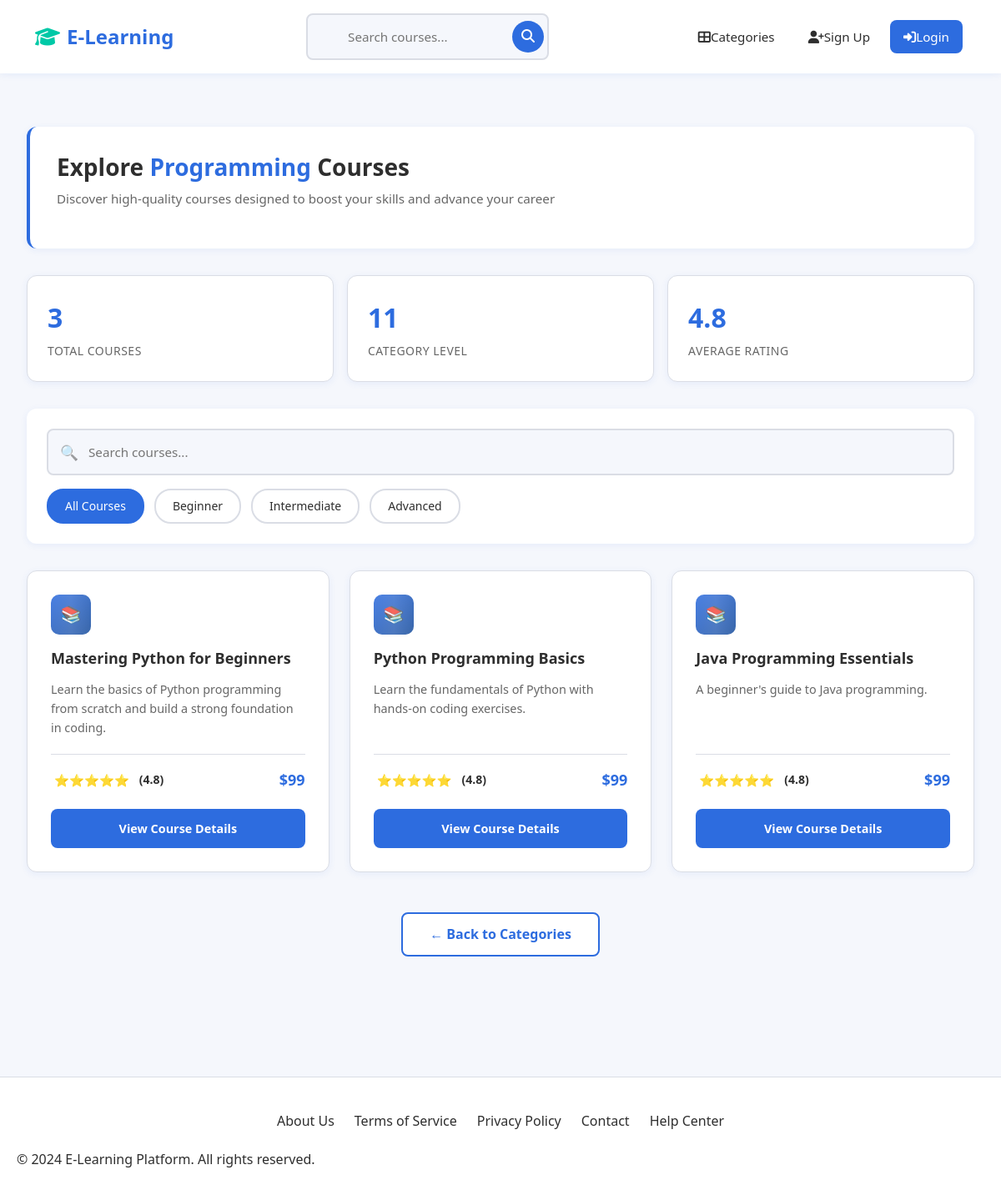
The page /categories/1/ on the database its author committed.
### catalog/models.py (models this page shows, shortened)
class Category(models.Model):
    name = models.CharField(max_length=100)

class Course(models.Model):
    LEVEL_CHOICES = [
        ('Beginner', 'Beginner'),
        ('Intermediate', 'Intermediate'),
        ('Advanced', 'Advanced'),
    ]
    DURATION_CHOICES = [
        ('4 weeks', '4 weeks'),
        ('8 weeks', '8 weeks'),
        ('12 weeks', '12 weeks'),
        ('16 weeks', '16 weeks'),
        ('20 weeks', '20 weeks'),
    ]
    title = models.CharField(max_length=200)
    description = models.TextField()
    instructor = models.ForeignKey(User, on_delete=models.CASCADE)
    category = models.ForeignKey(Category, related_name='courses', on_delete=models.CASCADE)
    skills = models.CharField(max_length=500, blank=True)
    duration = models.CharField(
        max_length=20,
        choices=DURATION_CHOICES,
        default='4 weeks'
    )
    level = models.CharField(max_length=20, choices=LEVEL_CHOICES, default='Beginner')
    price = models.DecimalField(max_digits=6, decimal_places=2, null=True, blank=True)
    rating = models.FloatField(default=4.8)
    created_at = models.DateTimeField(auto_now_add=True)

### catalog/views.py (the view)
# urls.py: path('categories/<int:category_id>/', views.category_courses, name='category_courses'),
def category_courses(request, category_id):
    category = get_object_or_404(Category, pk=category_id)
    courses = Course.objects.filter(category=category)
    course_count = category.courses.count()
    return render(request, 'catalog/category_courses.html', {
        'category': category,
        'courses': courses,
        'course_count': course_count,
    })

### catalog/templates/catalog/category_courses.html (shortened to what this page needs)
{% extends 'catalog/base.html' %}
{% block content %}
<div class="main-container">
    <div class="page-header">
        <h1 class="page-title">
            Explore <span class="category-name">{{ category.name }}</span> Courses
        </h1>
        <p class="page-subtitle">
            Discover high-quality courses designed to boost your skills and advance your career
        </p>
    </div>
    <div class="stats-section">
        <div class="stats-item">
            <span class="stats-number">{{ courses.count }}</span>
            <div class="stats-label">Total Courses</div>
        </div>
        <div class="stats-item">
            <span class="stats-number">{{ category.name|length }}</span>
            <div class="stats-label">Category Level</div>
        </div>
        <div class="stats-item">
            <span class="stats-number">4.8</span>
            <div class="stats-label">Average Rating</div>
        </div>
    </div>
    <div class="search-filter-section">
        <div class="search-box">
            <span class="search-icon">🔍</span>
            <input type="text" class="search-input" placeholder="Search courses..." id="searchInput">
        </div>
        <div class="filter-buttons">
            <button class="filter-btn active" data-filter="all">All Courses</button>
            <button class="filter-btn" data-filter="beginner">Beginner</button>
            <button class="filter-btn" data-filter="intermediate">Intermediate</button>
            <button class="filter-btn" data-filter="advanced">Advanced</button>
        </div>
    </div>
    {% if courses %}
    <div class="courses-grid">
        <div class="courses-container" id="coursesContainer">
            {% for course in courses %}
            <div class="course-item" data-level="beginner">
                <div class="course-card">
                    <div class="course-card-body">
                        <div class="course-icon">📚</div>
                        <h5 class="course-title">{{ course.title }}</h5>
                        <p class="course-description">
                            {{ course.description|default:"Comprehensive course covering essential concepts and practical applications." }}
                        </p>
                        <div class="course-meta">
                            <div class="course-rating">
                                <span class="stars">⭐⭐⭐⭐⭐</span>
                                <span class="rating-text">(4.8)</span>
                            </div>
                            <div class="course-price">${{ course.price|default:"99" }}</div>
                        </div>
                        <a href="{% url 'course_detail' course.pk %}" class="btn-view-course">
                            View Course Details
                        </a>
                    </div>
                </div>
            </div>
            {% endfor %}
        </div>
    </div>
    {% endif %}
    <div class="back-section">
        <a href="{% url 'categories_list' %}" class="btn-back">
            ← Back to Categories
        </a>
    </div>
</div>
{% endblock %}

### catalog/templates/catalog/base.html (shortened to what this page needs)
<!DOCTYPE html>
<html lang="en">
<head>
    <link href="https://cdn.jsdelivr.net/npm/bootstrap@5.3.2/dist/css/bootstrap.min.css" rel="stylesheet">
    <link href="https://cdnjs.cloudflare.com/ajax/libs/font-awesome/6.4.0/css/all.min.css" rel="stylesheet">
</head>
<body>
    <nav class="navbar navbar-expand-lg">
        <div class="container">
            <a class="navbar-brand" href="/">
                <i class="fas fa-graduation-cap"></i>E-Learning
            </a>
            <div class="collapse navbar-collapse" id="navbarContent">
                <form class="d-flex ms-lg-auto me-lg-3 search-container" action="{% url 'search' %}" method="get">
                    <div class="position-relative w-100">
                        <input class="search-input" type="search" name="q" placeholder="Search courses..." aria-label="Search">
                        <button class="search-btn" type="submit"><i class="fas fa-search"></i></button>
                    </div>
                </form>
                <ul class="navbar-nav ms-auto">
                    <li class="nav-item"><a class="nav-link" href="{% url 'categories_list' %}"><i class="fas fa-th-large"></i>Categories</a></li>
                    {% if user.is_authenticated %}
                        <li class="nav-item"><a class="nav-link" href="{% url 'profile' %}"><i class="fas fa-user"></i>Profile</a></li>
                        <li class="nav-item"><a class="nav-link" href="{% url 'my_courses' %}"><i class="fas fa-book-open"></i>My Courses</a></li>
                        <li class="nav-item"><a class="nav-link" href="{% url 'instructor_dashboard' %}"><i class="fas fa-chalkboard-teacher"></i>Dashboard</a></li>
                        <li class="nav-item"><a class="nav-link" href="{% url 'submit_ticket' %}"><i class="fas fa-headset"></i>Support</a></li>
                        <li class="nav-item"><a class="nav-link btn-logout" href="{% url 'logout' %}"><i class="fas fa-sign-out-alt"></i>Logout</a></li>
                    {% else %}
                        <li class="nav-item"><a class="nav-link" href="{% url 'signup' %}"><i class="fas fa-user-plus"></i>Sign Up</a></li>
                        <li class="nav-item"><a class="nav-link btn-primary" href="{% url 'login' %}"><i class="fas fa-sign-in-alt"></i>Login</a></li>
                    {% endif %}
                </ul>
            </div>
        </div>
    </nav>
    <div class="main-container">
        {% block content %}{% endblock %}
    </div>
    <footer class="footer">
        <div class="footer-content">
            <div class="footer-links">
                <a href="#" class="footer-link">About Us</a>
                <a href="#" class="footer-link">Terms of Service</a>
                <a href="#" class="footer-link">Privacy Policy</a>
                <a href="#" class="footer-link">Contact</a>
                <a href="#" class="footer-link">Help Center</a>
            </div>
            <p>&copy; 2024 E-Learning Platform. All rights reserved.</p>
        </div>
    </footer>
</body>
</html>

### catalog/templates/catalog/base.html (style rules this page uses)
:root { --primary-blue: #2D6CDF; --dark-blue: #1B4F9C; --light-bg: #F5F7FC; --gray-border: #DADDE5; --dark-text: #2E2E2E; --yellow: #FFC947; --teal: #00C9A7; --white: #FFFFFF; --shadow-sm: 0 2px 8px rgba(45, 108, 223, 0.08); --shadow-md: 0 4px 16px rgba(45, 108, 223, 0.12); --shadow-lg: 0 8px 24px rgba(45, 108, 223, 0.15); --transition: all 0.3s cubic-bezier(0.4, 0, 0.2, 1); }
* { margin: 0; padding: 0; box-sizing: border-box; }
body { font-family: 'Inter', sans-serif; background: var(--light-bg); color: var(--dark-text); overflow-x: hidden; opacity: 0; transition: opacity 0.5s; }
.navbar { background: var(--white); box-shadow: var(--shadow-sm); padding: 1rem 0; position: sticky; top: 0; z-index: 1000; transition: var(--transition); }
.navbar-brand { font-weight: 700; font-size: 1.5rem; color: var(--primary-blue) !important; }
.navbar-brand i { color: var(--teal); margin-right: 8px; }
.search-container { position: relative; max-width: 450px; margin: 0 auto; }
.search-input { background: var(--light-bg); border: 2px solid var(--gray-border); border-radius: 50px; padding: 12px 50px 12px 20px; width: 100%; font-size: 0.95rem; transition: var(--transition); }
.search-btn { position: absolute; right: 6px; top: 50%; transform: translateY(-50%); background: var(--primary-blue); border: none; border-radius: 50%; width: 38px; height: 38px; color: white; cursor: pointer; }
.nav-link { color: var(--dark-text) !important; font-weight: 500; padding: 8px 16px !important; border-radius: 8px; margin: 0 4px; font-size: 0.95rem; }
.nav-link.btn-primary { background: var(--primary-blue); color: white !important; }
.main-container { max-width: 1400px; margin: 0 auto; padding: 40px 20px; }
.stats-section { display: grid; grid-template-columns: repeat(auto-fit, minmax(200px, 1fr)); gap: 24px; margin-bottom: 60px; }
.course-card { background: var(--white); border-radius: 16px; overflow: hidden; box-shadow: var(--shadow-sm); transition: var(--transition); border: 2px solid transparent; }
.course-title { font-size: 1.25rem; font-weight: 600; margin-bottom: 12px; }
.course-meta { display: flex; justify-content: space-between; align-items: center; padding-top: 16px; border-top: 1px solid var(--gray-border); margin-bottom: 20px; }
.course-price { font-size: 1.5rem; font-weight: 700; color: var(--primary-blue); }
.course-rating { color: var(--yellow); font-size: 0.9rem; }
.course-rating span { color: var(--dark-text); font-weight: 600; margin-left: 4px; }
.footer { background: var(--white); padding: 40px 20px 20px; margin-top: 80px; border-top: 1px solid var(--gray-border); }
.footer-links { display: flex; gap: 24px; justify-content: center; flex-wrap: wrap; margin-bottom: 20px; }
.footer-link { color: var(--dark-text); text-decoration: none; font-weight: 500; }

### rows shown on the page
Category: name "Programming", name|length "11"
Course: title "Mastering Python for Beginners", description "Learn the basics of Python programming from scratch and build a strong foundation in coding.", price "99"
Course: title "Python Programming Basics", description "Learn the fundamentals of Python with hands-on coding exercises.", price "99"
Course: title "Java Programming Essentials", description "A beginner's guide to Java programming.", price "99"

### other values the page prints
{{ courses.count }} "3"
